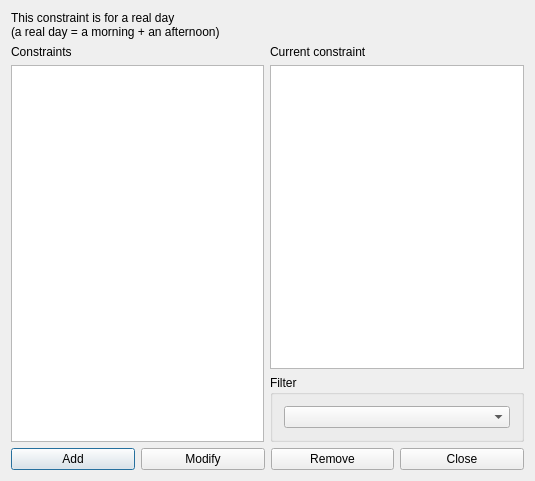
<?xml version="1.0" encoding="UTF-8"?>
<ui version="4.0">
 <class>ConstraintTeacherMaxRoomChangesPerRealDayForm_template</class>
 <widget class="QDialog" name="ConstraintTeacherMaxRoomChangesPerRealDayForm_template">
  <property name="geometry">
   <rect>
    <x>0</x>
    <y>0</y>
    <width>535</width>
    <height>481</height>
   </rect>
  </property>
  <property name="windowTitle">
   <string extracomment="This is the title of the dialog in which you see the list of all constraints of this type">Constraints teacher max room changes per real day</string>
  </property>
  <layout class="QGridLayout" name="gridLayout_2">
   <item row="0" column="0" colspan="2">
    <widget class="QLabel" name="label">
     <property name="text">
      <string>This constraint is for a real day
(a real day = a morning + an afternoon)</string>
     </property>
    </widget>
   </item>
   <item row="1" column="0" rowspan="2">
    <layout class="QVBoxLayout" name="verticalLayout">
     <item>
      <widget class="QLabel" name="constraintsTextLabel">
       <property name="frameShape">
        <enum>QFrame::NoFrame</enum>
       </property>
       <property name="frameShadow">
        <enum>QFrame::Plain</enum>
       </property>
       <property name="text">
        <string>Constraints</string>
       </property>
       <property name="wordWrap">
        <bool>false</bool>
       </property>
      </widget>
     </item>
     <item>
      <widget class="QListWidget" name="constraintsListWidget"/>
     </item>
    </layout>
   </item>
   <item row="1" column="1">
    <layout class="QVBoxLayout" name="verticalLayout_2">
     <item>
      <widget class="QLabel" name="currentConstraintTextLabel">
       <property name="text">
        <string>Current constraint</string>
       </property>
       <property name="wordWrap">
        <bool>false</bool>
       </property>
      </widget>
     </item>
     <item>
      <widget class="QPlainTextEdit" name="currentConstraintTextEdit"/>
     </item>
    </layout>
   </item>
   <item row="2" column="1">
    <widget class="QGroupBox" name="groupBox">
     <property name="title">
      <string>Filter</string>
     </property>
     <layout class="QGridLayout" name="gridLayout">
      <item row="0" column="0">
       <widget class="QComboBox" name="teachersComboBox"/>
      </item>
     </layout>
    </widget>
   </item>
   <item row="3" column="0" colspan="2">
    <layout class="QHBoxLayout" name="horizontalLayout">
     <item>
      <widget class="QPushButton" name="addConstraintPushButton">
       <property name="text">
        <string>Add</string>
       </property>
      </widget>
     </item>
     <item>
      <widget class="QPushButton" name="modifyConstraintPushButton">
       <property name="text">
        <string>Modify</string>
       </property>
      </widget>
     </item>
     <item>
      <widget class="QPushButton" name="removeConstraintPushButton">
       <property name="text">
        <string>Remove</string>
       </property>
      </widget>
     </item>
     <item>
      <widget class="QPushButton" name="closePushButton">
       <property name="text">
        <string>Close</string>
       </property>
      </widget>
     </item>
    </layout>
   </item>
  </layout>
 </widget>
 <layoutdefault spacing="6" margin="11"/>
 <resources/>
 <connections/>
</ui>
